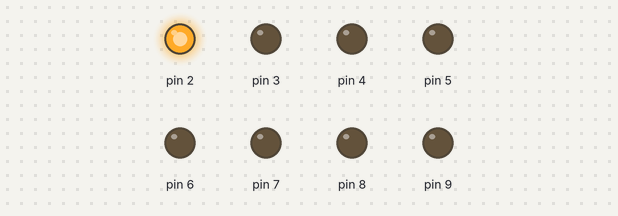
Bench run of a sketch on a simulated Arduino Uno, built with avr-gcc and run on an emulated ATmega328P. Shown: output pins drawn as LEDs (lit = HIGH).

Above: at 0.12 s.
At 0.87 s:
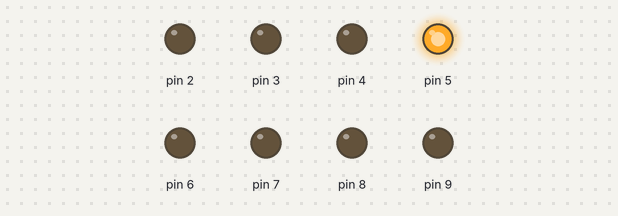
At 1.37 s:
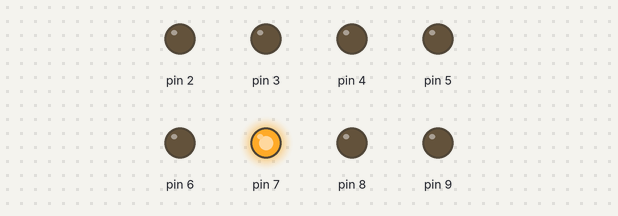
At 1.87 s:
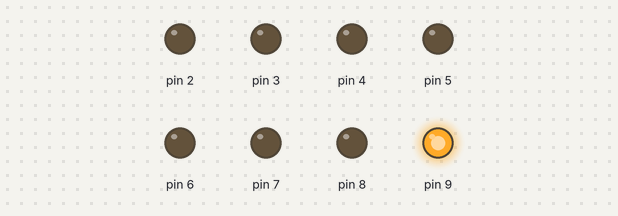
At 3.12 s:
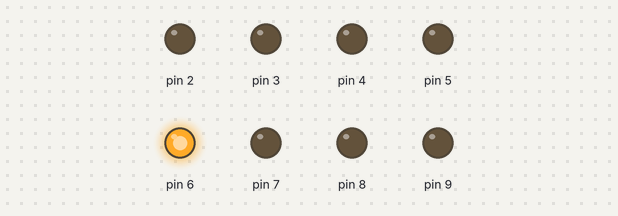
At 4.37 s:
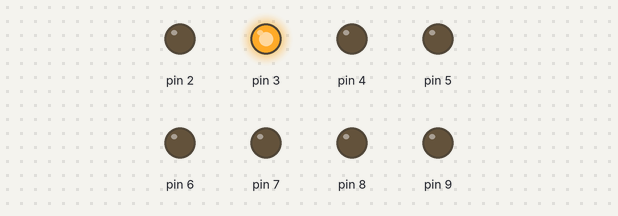
Timing chart, 0 to 4.7 s (numbered marks = the images above):
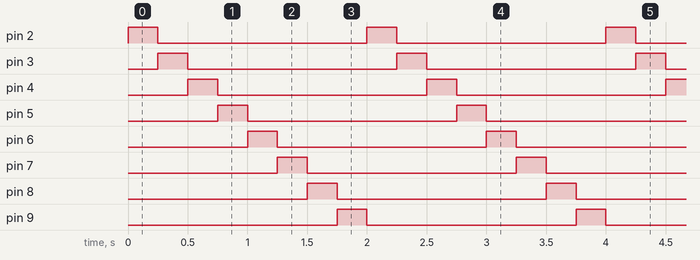

The sketch:

eight_leds.ino
```cpp
void setup()
{
  /* Настраиваем порты 2, 3 и 4, к которым подключены светодиоды, как выходы */
  pinMode(2, OUTPUT);
  pinMode(3, OUTPUT);
  pinMode(4, OUTPUT);
  pinMode(5, OUTPUT);
  pinMode(6, OUTPUT);
  pinMode(7, OUTPUT);
  pinMode(8, OUTPUT);
  pinMode(9, OUTPUT);
}

void loop()
{
  digitalWrite(2, HIGH);
  delay(250);
  digitalWrite(2, LOW);

  digitalWrite(3, HIGH);
  delay(250);
  digitalWrite(3, LOW);

  digitalWrite(4, HIGH);
  delay(250);
  digitalWrite(4, LOW);

  digitalWrite(5, HIGH);
  delay(250);
  digitalWrite(5, LOW);

  digitalWrite(6, HIGH);
  delay(250);
  digitalWrite(6, LOW);

  digitalWrite(7, HIGH);
  delay(250);
  digitalWrite(7, LOW);

  digitalWrite(8, HIGH);
  delay(250);
  digitalWrite(8, LOW);

  digitalWrite(9, HIGH);
  delay(250);
  digitalWrite(9, LOW);
}
```

Measured:
- by itself, pin 2–9: alternates HIGH for 0.25 s and LOW for 1.8 s
- by itself, everything shown: repeats every 2.0 s, in 8 steps
